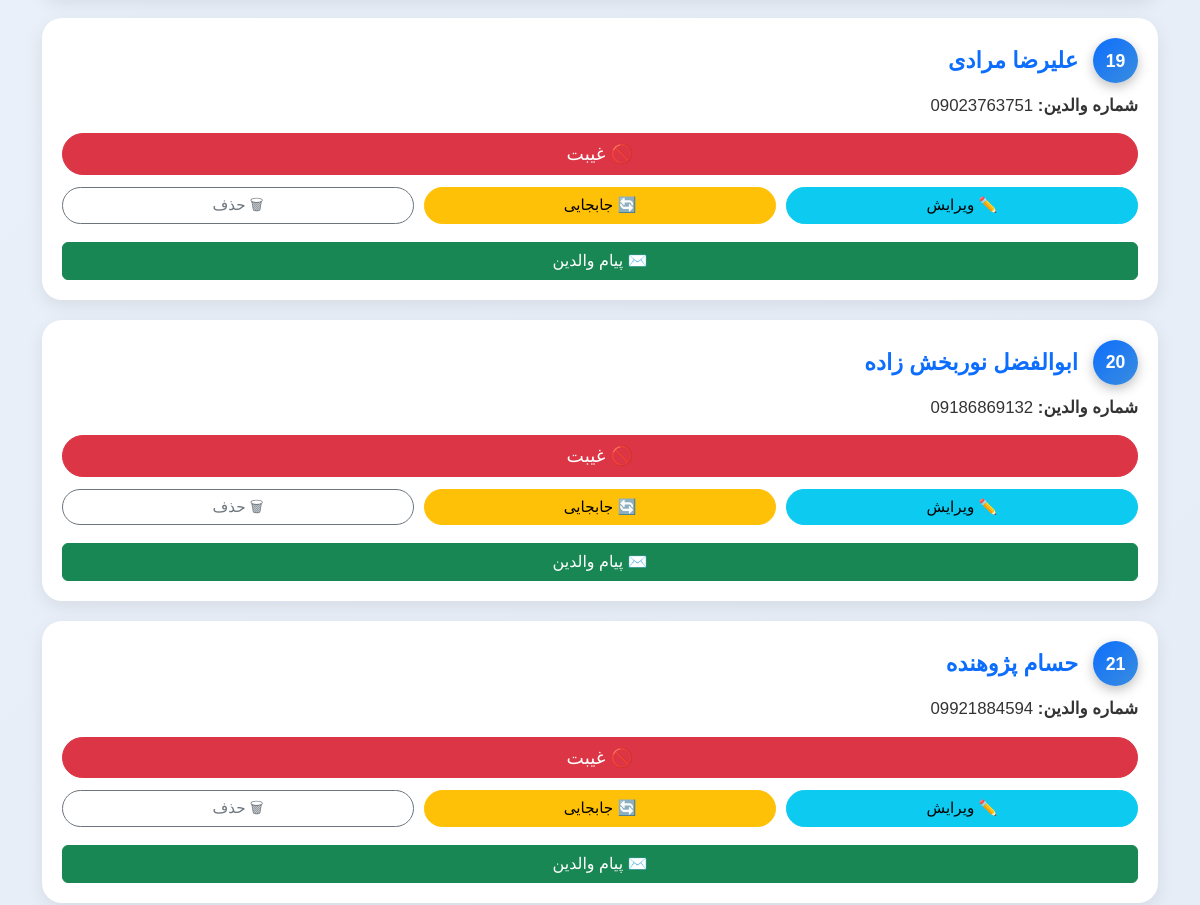
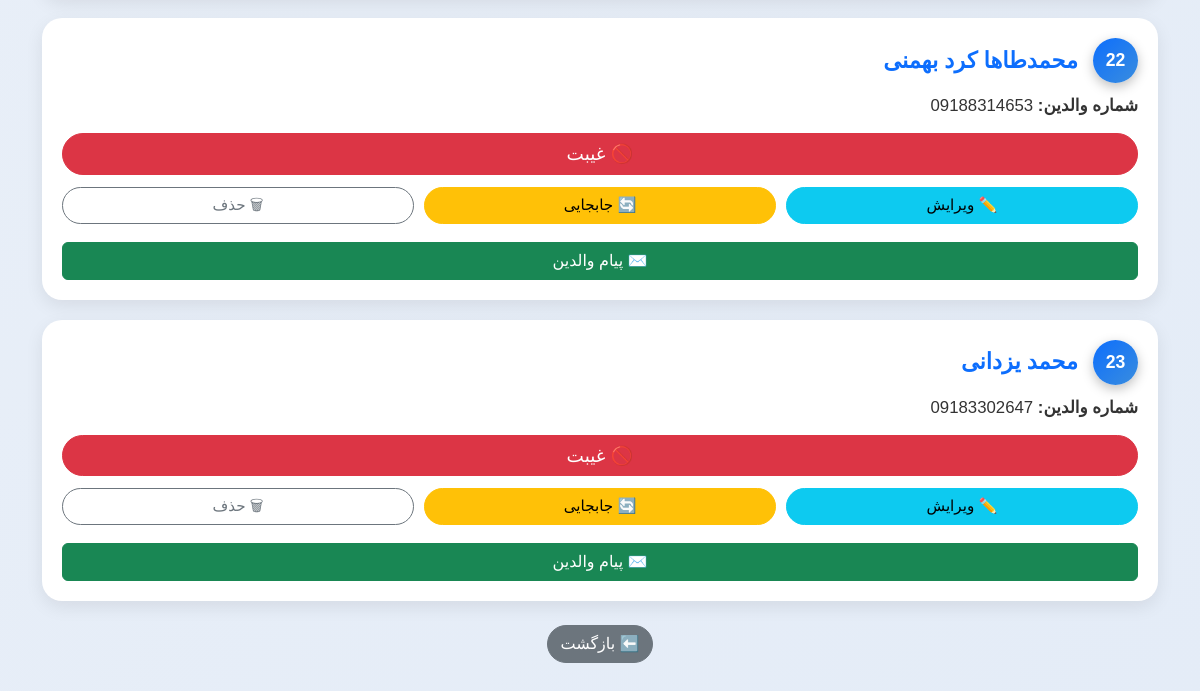
Before: /class/1 (signed in, lower part) with the older database file (2 pictures, top to bottom).
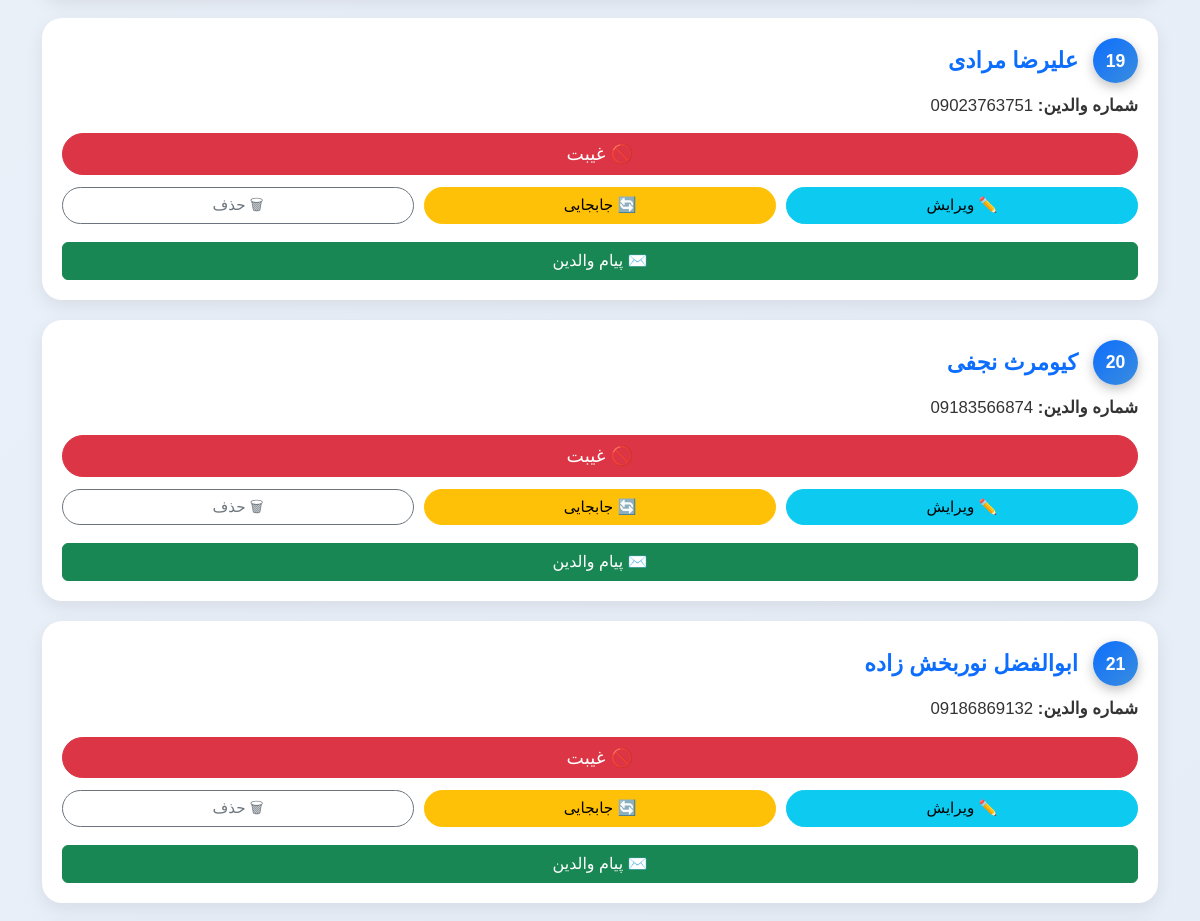
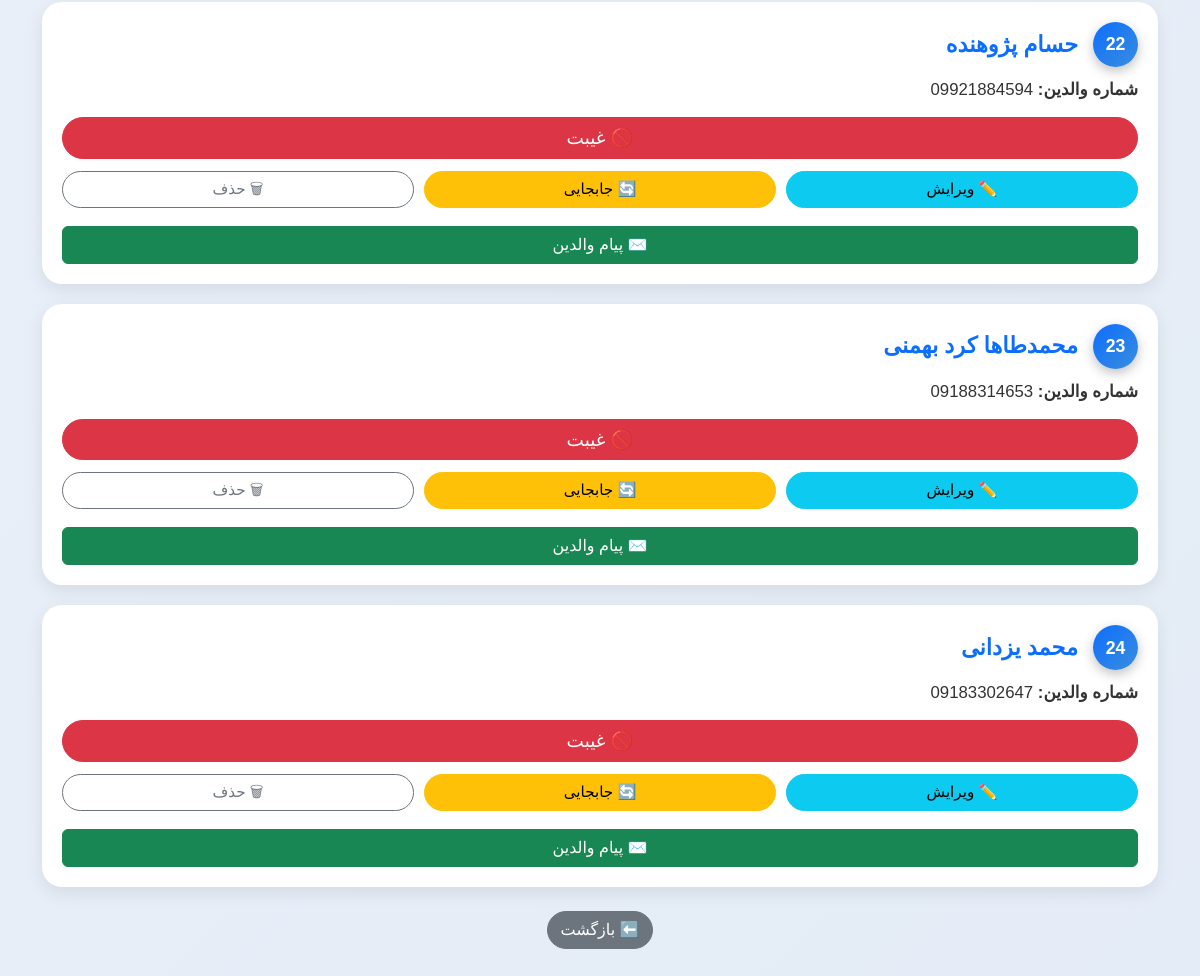
After: the same page with the newer database file (2 pictures, top to bottom).
### app.py (models this page shows)
class Student(db.Model):
    id = db.Column(db.Integer, primary_key=True)
    firstname = db.Column(db.String(50), nullable=False)
    lastname = db.Column(db.String(50), nullable=False)
    parent_number = db.Column(db.String(20), nullable=False)
    class_id = db.Column(db.Integer, db.ForeignKey("class.id"), nullable=False)
    attendances = db.relationship("Attendance", backref="student", lazy=True, cascade="all, delete")

### app.py (the view)
@app.route("/class/<int:class_id>")
@login_required
def view_class(class_id):
    class_ = Class.query.get_or_404(class_id)
    search_query = request.args.get("search", "").strip()
    query = Student.query.filter_by(class_id=class_id)
    if search_query:
        query = query.filter(
            (Student.firstname.ilike(f"%{search_query}%")) |
            (Student.lastname.ilike(f"%{search_query}%"))
        )
    students = query.order_by(Student.lastname, Student.firstname).all()
    return render_template("class_detail.html", class_=class_, students=students)

### app.py (called while the page is built)
def login_required(f):
    from functools import wraps
    @wraps(f)
    def decorated_function(*args, **kwargs):
        if not session.get('logged_in'):
            return redirect(url_for('login'))
        return f(*args, **kwargs)
    return decorated_function

### templates/class_detail.html (shortened to what this page needs)
<!DOCTYPE html>
<html lang="fa">
<head>
  <link href="https://cdn.jsdelivr.net/npm/bootstrap@5.3.2/dist/css/bootstrap.rtl.min.css" rel="stylesheet">
</head>
<body dir="rtl">
<div class="container mt-4">
  {% if students %}
    {% for student in students %}
    <div class="student-card" id="student-card-{{ student.id }}">
      <div class="student-row">
        <div class="student-index">{{ loop.index }}</div>
        <div class="student-name">{{ student.firstname }} {{ student.lastname }}</div>
      </div>
      <div class="student-info"><strong>شماره والدین:</strong> {{ student.parent_number }}</div>
      <button class="btn btn-danger btn-absent" onclick="markAbsent('{{ url_for('absent', student_id=student.id) }}', this)">🚫 غیبت</button>
      <div class="action-row">
        <a href="{{ url_for('edit_student', id=student.id) }}" class="btn btn-info">✏️ ویرایش</a>
        <a href="#" class="btn btn-warning" onclick="openTransferModal({{ student.id }}, '{{ student.firstname }} {{ student.lastname }}')">🔄 جابجایی</a>
        <a href="{{ url_for('delete_student', id=student.id) }}"
           class="btn btn-outline-secondary"
           onclick="return confirm('آیا مطمئنید می‌خواهید حذف کنید؟');">🗑 حذف</a>
      </div>
      <button class="btn btn-success w-100 mt-2" onclick="openMessagePanel('{{ student.parent_number }}')">✉️ پیام والدین</button>
    </div>
    {% endfor %}
  {% else %}
    <p class="text-muted text-center">هیچ دانش‌آموزی در این کلاس ثبت نشده است.</p>
  {% endif %}
  <div class="text-center mt-4">
    <a href="{{ url_for('index') }}" class="btn btn-secondary rounded-pill">⬅️ بازگشت</a>
  </div>
</div>
</body>
</html>

### templates/class_detail.html (style rules this page uses)
body { background: linear-gradient(135deg, #f5f7fa, #e4ecf7); font-family: "Vazirmatn", Tahoma, sans-serif; padding-bottom: 50px; overflow-x: hidden; }
.student-card { border-radius: 20px; background: #fff; padding: 20px; margin-bottom: 20px; box-shadow: 0 6px 18px rgba(0,0,0,0.08); transition: all 0.3s ease; max-width: 100%; box-sizing: border-box; }
.student-row { display: flex; align-items: center; gap: 15px; flex-wrap: wrap; margin-bottom: 10px; }
.student-index { width: 45px; height: 45px; background: linear-gradient(135deg, #0d6efd, #3a8dde); color: #fff; font-weight: bold; font-size: 1.1rem; display: flex; justify-content: center; align-items: center; border-radius: 50%; box-shadow: 0 4px 12px rgba(0,0,0,0.25); flex-shrink: 0; }
.student-name { font-size: 1.4rem; font-weight: 600; color: #0d6efd; word-break: break-word; }
.student-info { font-size: 1.05rem; margin-bottom: 15px; color: #333; word-break: break-word; }
.btn-absent { width: 100%; margin-bottom: 12px; font-size: 1.15rem; }
.action-row { display: flex; justify-content: space-between; gap: 10px; margin-bottom: 10px; flex-wrap: wrap; }

Changed rows visible on the page:
added Student: firstname "کیومرث", lastname "نجفی", parent_number "09183566874"
